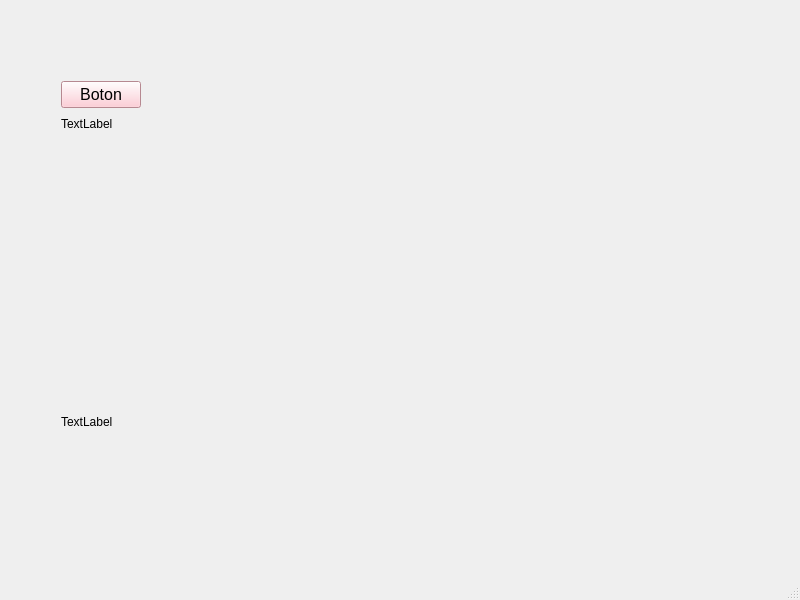
<?xml version="1.0" encoding="UTF-8"?>
<ui version="4.0">
 <class>MainWindow</class>
 <widget class="QMainWindow" name="MainWindow">
  <property name="geometry">
   <rect>
    <x>0</x>
    <y>0</y>
    <width>800</width>
    <height>600</height>
   </rect>
  </property>
  <property name="windowTitle">
   <string>MainWindow</string>
  </property>
  <property name="styleSheet">
   <string notr="true"/>
  </property>
  <widget class="QWidget" name="centralwidget">
   <widget class="QWidget" name="">
    <property name="geometry">
     <rect>
      <x>61</x>
      <y>81</y>
      <width>451</width>
      <height>351</height>
     </rect>
    </property>
    <layout class="QVBoxLayout" name="verticalLayout">
     <item>
      <layout class="QHBoxLayout" name="horizontalLayout_3">
       <item>
        <widget class="QPushButton" name="pushButtonBoton">
         <property name="font">
          <font>
           <family>Arial</family>
           <pointsize>12</pointsize>
          </font>
         </property>
         <property name="styleSheet">
          <string notr="true">background-color:pink;</string>
         </property>
         <property name="text">
          <string>Boton</string>
         </property>
        </widget>
       </item>
       <item>
        <spacer name="horizontalSpacer_2">
         <property name="orientation">
          <enum>Qt::Horizontal</enum>
         </property>
         <property name="sizeHint" stdset="0">
          <size>
           <width>40</width>
           <height>20</height>
          </size>
         </property>
        </spacer>
       </item>
      </layout>
     </item>
     <item>
      <layout class="QHBoxLayout" name="horizontalLayout_2">
       <item>
        <widget class="QLabel" name="Bienvenido">
         <property name="text">
          <string>TextLabel</string>
         </property>
        </widget>
       </item>
       <item>
        <spacer name="horizontalSpacer_4">
         <property name="orientation">
          <enum>Qt::Horizontal</enum>
         </property>
         <property name="sizeHint" stdset="0">
          <size>
           <width>40</width>
           <height>20</height>
          </size>
         </property>
        </spacer>
       </item>
      </layout>
     </item>
     <item>
      <spacer name="verticalSpacer">
       <property name="orientation">
        <enum>Qt::Vertical</enum>
       </property>
       <property name="sizeHint" stdset="0">
        <size>
         <width>20</width>
         <height>40</height>
        </size>
       </property>
      </spacer>
     </item>
     <item>
      <layout class="QHBoxLayout" name="horizontalLayout">
       <item>
        <widget class="QLabel" name="Posicion">
         <property name="text">
          <string>TextLabel</string>
         </property>
        </widget>
       </item>
       <item>
        <spacer name="horizontalSpacer">
         <property name="orientation">
          <enum>Qt::Horizontal</enum>
         </property>
         <property name="sizeHint" stdset="0">
          <size>
           <width>40</width>
           <height>20</height>
          </size>
         </property>
        </spacer>
       </item>
      </layout>
     </item>
    </layout>
   </widget>
  </widget>
  <widget class="QMenuBar" name="menubar">
   <property name="geometry">
    <rect>
     <x>0</x>
     <y>0</y>
     <width>800</width>
     <height>26</height>
    </rect>
   </property>
  </widget>
  <widget class="QStatusBar" name="statusbar"/>
 </widget>
 <resources/>
 <connections/>
</ui>
